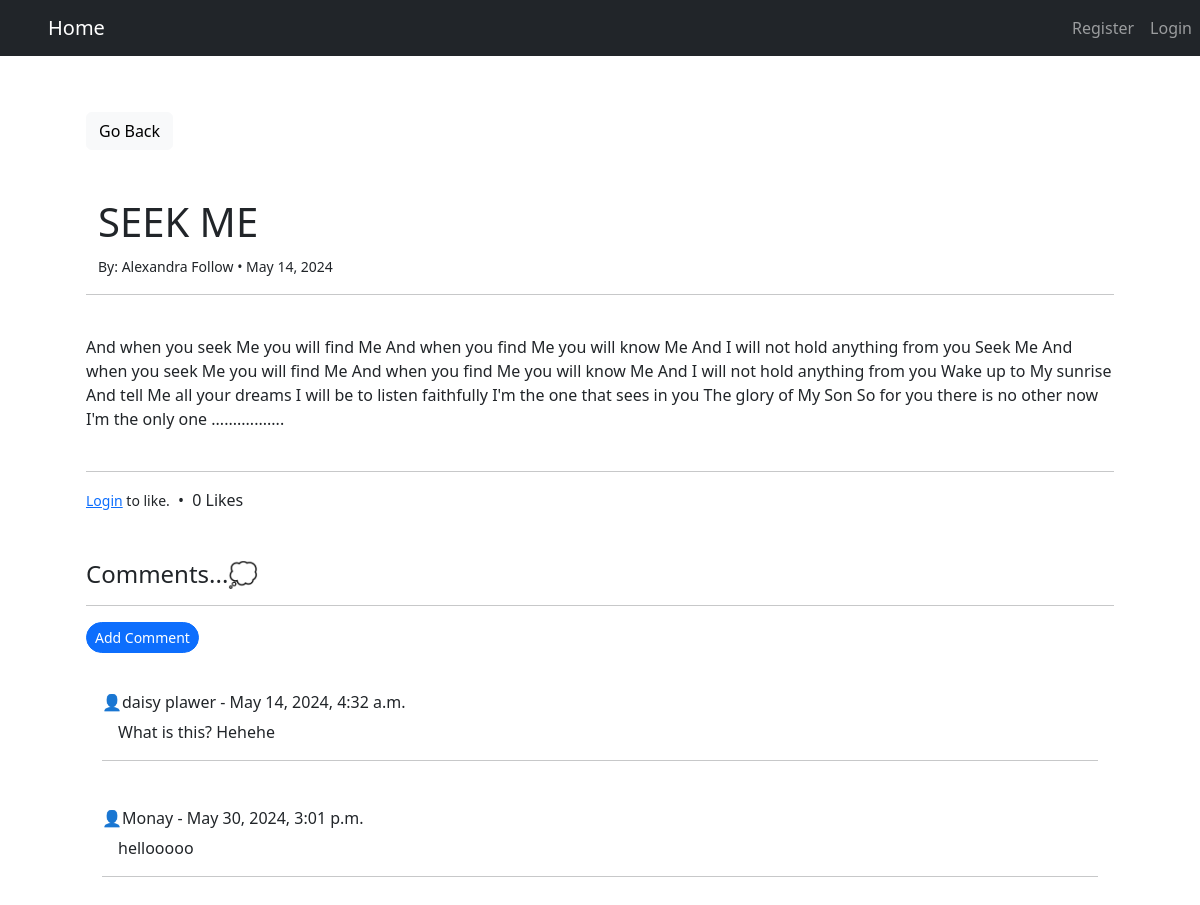
The app's page /detail/39 with its own data.
### blogpost/models.py (models this page shows, shortened)
class Post(models.Model):
    title = models.CharField(max_length=255)
    author = models.ForeignKey(User, on_delete=models.CASCADE)
    body = models.TextField()
    post_date = models.DateField(auto_now_add=True)
    likes = models.ManyToManyField(User, related_name='blogpost')
    def total_likes(self):
        return self.likes.count()

class Comment(models.Model):
    post = models.ForeignKey(Post, related_name='comments', on_delete=models.CASCADE)
    name = models.CharField(max_length=255)
    body = models.TextField()
    date_added = models.DateTimeField(auto_now_add=True)

### blogpost/views.py (the view)
# urls.py: path('detail/<int:pk>', Detail.as_view(), name='blogdetail'),
class Detail(DetailView):
    model = Post
    template_name = 'detail-view.html'
    def get_context_data(self, *args, **kwargs):
        context = super(Detail, self).get_context_data(*args, **kwargs)
        stuff = get_object_or_404(Post, id=self.kwargs['pk'])
        total_likes = stuff.total_likes()
        liked = False
        if stuff.likes.filter(id=self.request.user.id).exists():
            liked = True
        context['total_likes'] = total_likes
        context['liked'] = liked
        context['likers'] = stuff.likes.all()
        return context

### blogpost/templates/detail-view.html (shortened to what this page needs)
{% extends "base.html" %}
{% block content %}
<div class="container p-2 overflow-hidden " style="height: auto;">
    <div class="container p-5 mt-0 rounded-3">
        <button class='btn btn-light' onclick="history.back()">Go Back</button><br><br>
        <div class="container rounded-4">
            <br>
            <h1>{{ post.title }}</h1>
            <small>
                By: {{ post.author.first_name }} {{ post.author.last_name }} • {{ post.post_date }}
            </small><br>
        </div>
        <hr>
        <br>
        {{ post.body|safe }}
        <br><br>
        <hr>
        <form action="{% url 'like_post' post.pk %}" method="POST">
            {% if user.is_authenticated %}
                {% if liked %}
                    <button type='submit' name='post_id' value='{{ post.id }}' class='btn btn-danger btn-sm rounded-5'>Unlike</button>
                {% else %}
                    <button type='submit' name='post_id' value='{{ post.id }}' class='btn btn-primary btn-sm rounded-5'>Like</button>
                {% endif %}
            {% else %}
                <small><a href="{% url 'login' %}">Login</a> to like.</small>
            {% endif %}
            <span class="px-1">&bull;</span>
            <span id="like-count">{{ total_likes }} Likes</span>
        </form>
        <br><br>
        <h4>Comments...&#128173;</h4><hr>
        {% if not post.comments.all %}
            No comments yet ... <a href='{% url 'addcomment' post.pk %}' class="a px-3"><button type='submit' class='btn btn-success btn-sm rounded-5'>Add One</button></a>
        {% else %}
            <a href='{% url 'addcomment' post.pk %}'><button type='submit' class='btn btn-primary btn-sm rounded-5'>Add Comment</button></a>
            <br><br>
                {% for comment in post.comments.all %}
                <div class="container p-3 ">
                    <h6>&#128100;{{ comment.name }} - {{ comment.date_added }}</h6>
                    &emsp;{{ comment.body }}
                    <br>
                    <hr>
                </div>
                {% endfor %}
        {% endif %}
        <br>
        <br><br>
    </div>
</div>
{% endblock %}

### blogpost/templates/detail-view.html (style rules this page uses)
#like-count { position: relative; }

### records on screen
Post: title "SEEK ME", author.first_name "Alexandra", author.last_name "Follow", post_date "May 14, 2024", body "And when you seek Me you will find Me And when you find Me you will know Me And I will not hold anything from you Seek Me And when you seek Me you will find Me And when you find Me you will know Me And I will not hold anything from you Wake up to My sunrise And tell Me all your dreams I will be to listen faithfully I'm the one that sees in you The glory of My Son So for you there is no other now I'm the only one ................."
Comment: name "daisy plawer", date_added "May 14, 2024, 4:32 a.m.", body "What is this? Hehehe"
Comment: name "Monay", date_added "May 30, 2024, 3:01 p.m.", body "hellooooo"

### other values on screen
{{ total_likes }} "0"
